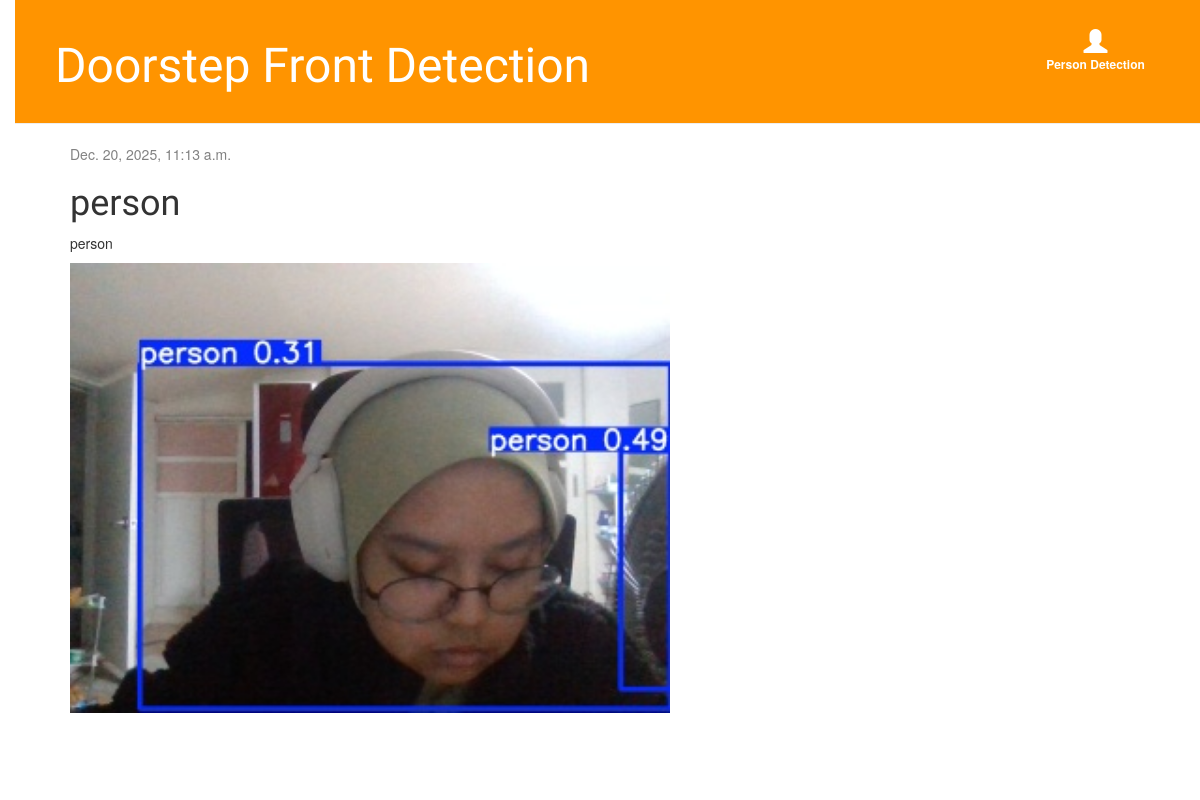
/post/145/, run on an earlier commit of the app's database.
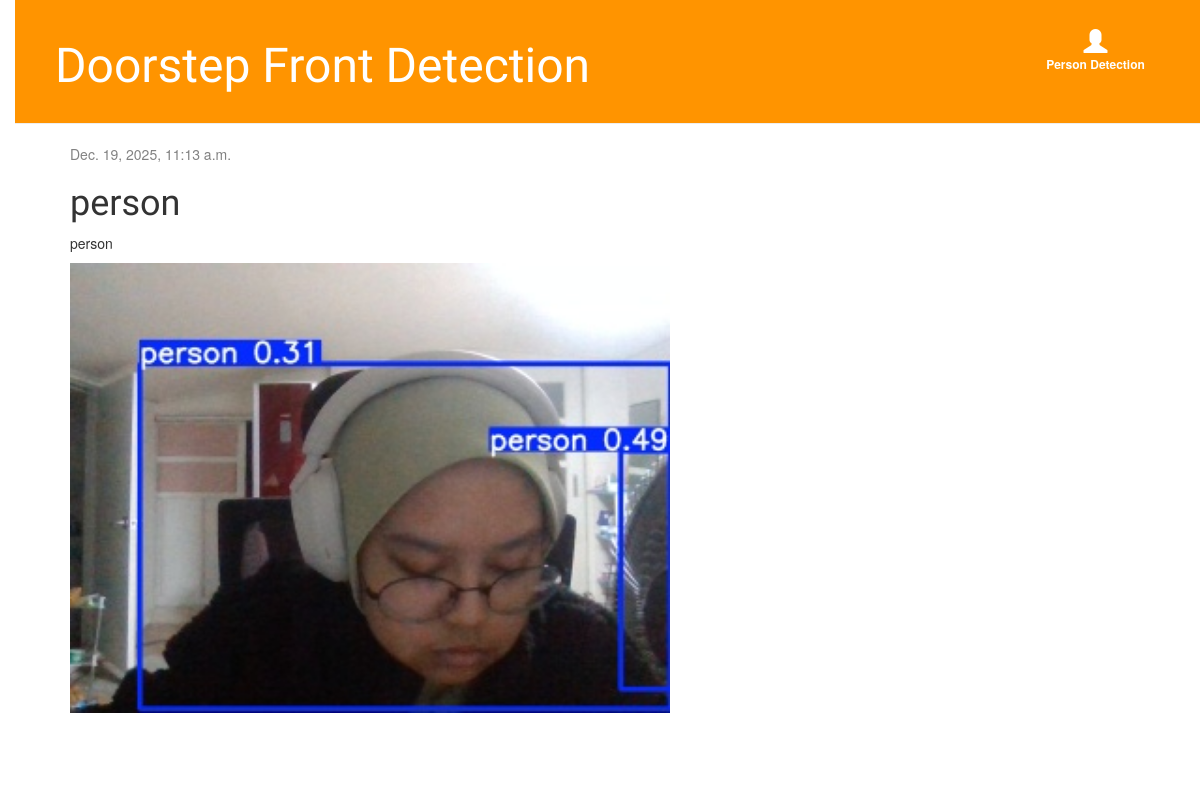
And on a later commit of the database.
### blog/models.py (models this page shows, shortened)
class Post(models.Model):
    author = models.ForeignKey(
    settings.AUTH_USER_MODEL,
    on_delete=models.CASCADE,
    null=True,
    blank=True
)
    title= models.CharField(max_length=200)
    text = models.TextField()
    created_date= models.DateTimeField(default=timezone.now)
    published_date= models.DateTimeField(blank=True, null=True)
    image = models.ImageField(upload_to='blog_image/%Y/%m/%d/', default='blog_image/default_error.png')

### blog/views.py (the view)
# urls.py: path('post/<int:pk>/', views.post_detail, name='post_detail'),
def post_detail(request, pk):
    post = get_object_or_404(Post, pk=pk)
    return render(request, 'blog/post_detail.html', {'post': post})

### blog/templates/blog/post_detail.html (shortened to what this page needs)
 {% extends 'blog/base.html' %}
{% block content %}
<div class="post">
 {% if post.published_date %}
<div class="date">
 {{ post.published_date }}
</div>
 {% endif %}
 <h1>{{ post.title }}</h1>
 <p>{{ post.text|linebreaksbr }}</p>
 <img src="{{ post.image.url }}" class="rounded blog-image-list">
 </div>
 {% endblock %}

What changed in the data, as far as the page shows it:
changed Post "person": published_date "Dec. 20, 2025, 11:13 a.m." → "Dec. 19, 2025, 11:13 a.m."
